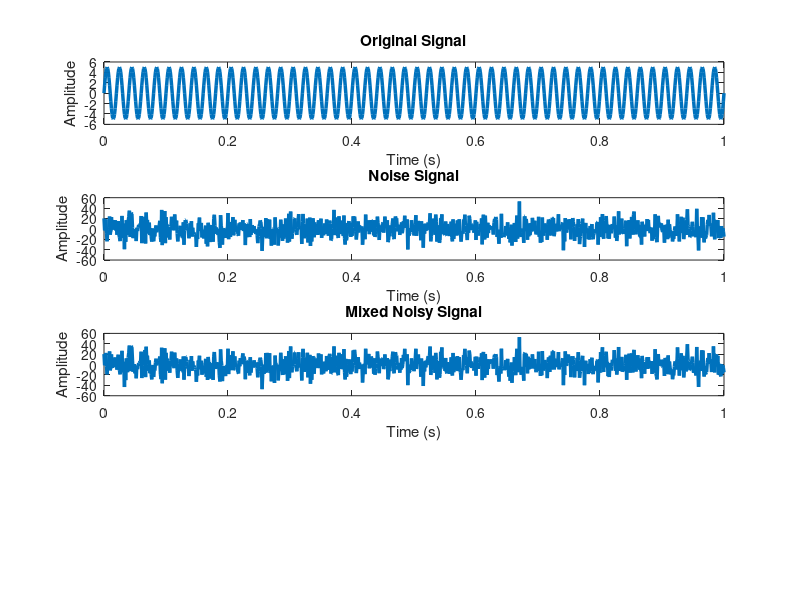

Source code (MATLAB): (Note: this script raises an error after producing the figure.)
clc; close all; clear;

Fs = 1000;
t = 0:1/Fs:1;
f = 50;
X = 5 * sin(2*pi*f*t);

subplot(4,1,1)
plot(t, X, 'LineWidth', 2.5)
xlabel('Time (s)')
ylabel('Amplitude')
title('Original Signal')

Y = 15 * randn(size(t));
subplot(4,1,2)
plot(t, Y, 'LineWidth', 2.5)
xlabel('Time (s)')
ylabel('Amplitude')
title('Noise Signal')

Z = X + Y;
subplot(4,1,3)
plot(t, Z, 'LineWidth', 2.5)
xlabel('Time (s)')
ylabel('Amplitude')
title('Mixed Noisy Signal')

Fc_low = 50;
order = 6;
lpassfilt = designfilt('lowpassiir', 'FilterOrder', order, ...
                       'HalfPowerFrequency', Fc_low, 'SampleRate', Fs);

y_low = filtfilt(lpassfilt, Z);
subplot(4,1,4)
plot(t, y_low, 'r', 'LineWidth', 2)
xlabel('Time (s)')
ylabel('Amplitude')
title('Filtered Signal')
